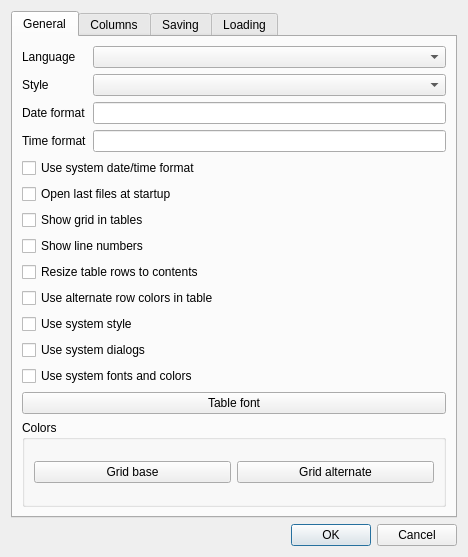
<?xml version="1.0" encoding="UTF-8"?>
<ui version="4.0">
 <class>SettingsDialog</class>
 <widget class="QDialog" name="SettingsDialog">
  <property name="geometry">
   <rect>
    <x>0</x>
    <y>0</y>
    <width>468</width>
    <height>557</height>
   </rect>
  </property>
  <property name="windowTitle">
   <string>Settings</string>
  </property>
  <layout class="QVBoxLayout" name="verticalLayout_2">
   <item>
    <widget class="QTabWidget" name="tabWidget">
     <property name="currentIndex">
      <number>0</number>
     </property>
     <widget class="QWidget" name="tabGeneral">
      <attribute name="title">
       <string>General</string>
      </attribute>
      <layout class="QVBoxLayout" name="verticalLayout">
       <item>
        <layout class="QGridLayout" name="gridLayout_2">

         <item row="0" column="0">
          <widget class="QLabel" name="lbLanguage">
           <property name="text">
            <string>Language</string>
           </property>
          </widget>
         </item>
         <item row="0" column="1">
          <widget class="QComboBox" name="cbLanguage"/>
         </item>
         <item row="1" column="0">
          <widget class="QLabel" name="lbStyle">
           <property name="text">
            <string>Style</string>
           </property>
          </widget>
         </item>
         <item row="1" column="1">
          <widget class="QComboBox" name="cbStyle"/>
         </item>
         <item row="2" column="0">
          <widget class="QLabel" name="lbDateFormat">
           <property name="text">
            <string>Date format</string>
           </property>
          </widget>
         </item>
         <item row="2" column="1">
          <widget class="QLineEdit" name="leDateFormat"/>
         </item>
         <item row="3" column="0">
          <widget class="QLabel" name="lbTimeFormat">
           <property name="text">
            <string>Time format</string>
           </property>
          </widget>
         </item>
         <item row="3" column="1">
          <widget class="QLineEdit" name="leTimeFormat"/>
         </item>
        </layout>
       </item>
       <item>
        <widget class="QCheckBox" name="cbUseSystemDateTimeFormat">
         <property name="text">
          <string>Use system date/time format</string>
         </property>
        </widget>
       </item>
       <item>
        <widget class="QCheckBox" name="cbOpenLastFilesAtStartup">
         <property name="text">
          <string>Open last files at startup</string>
         </property>
        </widget>
       </item>
       <item>
        <widget class="QCheckBox" name="cbShowTableGrid">
         <property name="text">
          <string>Show grid in tables</string>
         </property>
        </widget>
       </item>
       <item>
        <widget class="QCheckBox" name="cbShowLineNumbers">
         <property name="text">
          <string>Show line numbers</string>
         </property>
        </widget>
       </item>
       <item>
        <widget class="QCheckBox" name="cbResizeTableRowsToContents">
         <property name="text">
          <string>Resize table rows to contents</string>
         </property>
        </widget>
       </item>
       <item>
        <widget class="QCheckBox" name="cbUseTableAlternateColors">
         <property name="text">
          <string>Use alternate row colors in table</string>
         </property>
        </widget>
       </item>
       <item>
        <widget class="QCheckBox" name="cbUseSystemStyle">
         <property name="text">
          <string>Use system style</string>
         </property>
        </widget>
       </item>
       <item>
        <widget class="QCheckBox" name="cbUseSystemDialogs">
         <property name="text">
          <string>Use system dialogs</string>
         </property>
        </widget>
       </item>
       <item>
        <widget class="QCheckBox" name="cbUseSystemFontsAndColors">
         <property name="text">
          <string>Use system fonts and colors</string>
         </property>
        </widget>
       </item>
       <item>
        <widget class="QPushButton" name="btnTableFont">
         <property name="text">
          <string>Table font</string>
         </property>
        </widget>
       </item>
       <item>
        <widget class="QGroupBox" name="gbColors">
         <property name="title">
          <string>Colors</string>
         </property>
         <layout class="QHBoxLayout" name="horizontalLayout_4">
          <item>
           <widget class="QPushButton" name="btnGridColor1">
            <property name="text">
             <string>Grid base</string>
            </property>
           </widget>
          </item>
          <item>
           <widget class="QPushButton" name="btnGridColor2">
            <property name="text">
             <string>Grid alternate</string>
            </property>
           </widget>
          </item>
         </layout>
        </widget>
       </item>
      </layout>
     </widget>
     <widget class="QWidget" name="tabColumns">
      <attribute name="title">
       <string>Columns</string>
      </attribute>
      <layout class="QGridLayout" name="gridLayout">
       <item row="0" column="0">
        <widget class="QLabel" name="lbVisibleColumns">
         <property name="text">
          <string>Visible</string>
         </property>
        </widget>
       </item>
       <item row="0" column="2">
        <widget class="QLabel" name="lbAvailableColumns">
         <property name="text">
          <string>Available</string>
         </property>
        </widget>
       </item>
       <item row="1" column="0">
        <widget class="QListWidget" name="lwVisibleColumns">
         <property name="selectionMode">
          <enum>QAbstractItemView::MultiSelection</enum>
         </property>
        </widget>
       </item>
       <item row="1" column="1">
        <layout class="QVBoxLayout" name="verticalLayout_3">
         <item>
          <widget class="QToolButton" name="btnAddCol">
           <property name="text">
            <string notr="true">&lt;</string>
           </property>
          </widget>
         </item>
         <item>
          <widget class="QToolButton" name="btnDelCol">
           <property name="text">
            <string notr="true">&gt;</string>
           </property>
          </widget>
         </item>
         <item>
          <widget class="QToolButton" name="btnUpCol">
           <property name="text">
            <string notr="true">Ʌ</string>
           </property>
          </widget>
         </item>
         <item>
          <widget class="QToolButton" name="btnDownCol">
           <property name="text">
            <string notr="true">V</string>
           </property>
          </widget>
         </item>
        </layout>
       </item>
       <item row="1" column="2">
        <widget class="QListWidget" name="lwAvailableColumns">
         <property name="selectionMode">
          <enum>QAbstractItemView::MultiSelection</enum>
         </property>
        </widget>
       </item>
      </layout>
     </widget>
     <widget class="QWidget" name="tabSaving">
      <attribute name="title">
       <string>Saving</string>
      </attribute>
      <layout class="QVBoxLayout" name="verticalLayout_6">
       <item>
        <layout class="QHBoxLayout" name="horizontalLayout">
         <item>
          <widget class="QLabel" name="lbPrefVCardVer">
           <property name="text">
            <string>Preferred vCard version</string>
           </property>
          </widget>
         </item>
         <item>
          <widget class="QComboBox" name="cbPrefVCardVer"/>
         </item>
        </layout>
       </item>
       <item>
        <widget class="QCheckBox" name="cbUseOrigVer">
         <property name="text">
          <string>Use original file version (if present)</string>
         </property>
        </widget>
       </item>
       <item>
        <widget class="QCheckBox" name="cbWriteFullNameIsEmpty">
         <property name="text">
          <string>Write full name tag if empty</string>
         </property>
        </widget>
       </item>
       <item>
        <layout class="QHBoxLayout" name="horizontalLayout_3">
         <item>
          <widget class="QLabel" name="lbDefaultCountryRules">
           <property name="text">
            <string>Default country</string>
           </property>
          </widget>
         </item>
         <item>
          <widget class="QComboBox" name="cbDefaultCountryRules"/>
         </item>
        </layout>
       </item>
       <item>
        <widget class="QLabel" name="lbDefaultCountryRules2">
         <property name="text">
          <string>(for phone number internationalization)</string>
         </property>
        </widget>
       </item>
       <item>
        <widget class="QCheckBox" name="cbSkipTimeFromDate">
         <property name="text">
          <string>Skip time from birthday and anniversaries</string>
         </property>
        </widget>
       </item>
       <item>
        <widget class="QGroupBox" name="gbNonStandardTypes">
         <property name="title">
          <string>Non-standard phone/email types</string>
         </property>
         <layout class="QVBoxLayout" name="verticalLayout_4">
          <item>
           <widget class="QCheckBox" name="cbAddXToNonStandardTypes">
            <property name="text">
             <string>Add X- to type names</string>
            </property>
           </widget>
          </item>
          <item>
           <widget class="QLabel" name="lbNonLatinTypeNamesPolicy">
            <property name="text">
             <string>Non-latin type names:</string>
            </property>
           </widget>
          </item>
          <item>
           <widget class="QRadioButton" name="rbSaveNLNSNamesAsIs">
            <property name="text">
             <string>Save as is</string>
            </property>
            <attribute name="buttonGroup">
             <string notr="true">bgNlTnPolicy</string>
            </attribute>
           </widget>
          </item>
          <item>
           <widget class="QRadioButton" name="rbReplaceNLNSNames">
            <property name="text">
             <string>Replace to default type</string>
            </property>
            <attribute name="buttonGroup">
             <string notr="true">bgNlTnPolicy</string>
            </attribute>
           </widget>
          </item>
          <item>
           <widget class="QRadioButton" name="rbXCustomizeNLNSNames">
            <property name="text">
             <string>Place to X-CUSTOM</string>
            </property>
            <attribute name="buttonGroup">
             <string notr="true">bgNlTnPolicy</string>
            </attribute>
           </widget>
          </item>
         </layout>
        </widget>
       </item>
       <item>
        <layout class="QHBoxLayout" name="horizontalLayout_6">
         <item>
          <widget class="QLabel" name="lbGroupFormat">
           <property name="text">
            <string>Tag for group save</string>
           </property>
          </widget>
         </item>
         <item>
          <widget class="QComboBox" name="cbGroupFormat"/>
         </item>
        </layout>
       </item>
       <item>
        <layout class="QHBoxLayout" name="horizontalLayout_7">
         <item>
          <widget class="QLabel" name="label">
           <property name="text">
            <string>Charset (not all formats)</string>
           </property>
          </widget>
         </item>
         <item>
          <widget class="QComboBox" name="cbCharSet">
           <property name="insertPolicy">
            <enum>QComboBox::InsertAlphabetically</enum>
           </property>
          </widget>
         </item>
        </layout>
       </item>
       <item>
        <spacer name="verticalSpacer">
         <property name="orientation">
          <enum>Qt::Vertical</enum>
         </property>
         <property name="sizeHint" stdset="0">
          <size>
           <width>20</width>
           <height>146</height>
          </size>
         </property>
        </spacer>
       </item>
      </layout>
     </widget>
     <widget class="QWidget" name="tabLoading">
      <attribute name="title">
       <string>Loading</string>
      </attribute>
      <layout class="QVBoxLayout" name="verticalLayout_5">
       <item>
        <layout class="QHBoxLayout" name="horizontalLayout_2">
         <item>
          <widget class="QLabel" name="lbDefaultEmptyPhoneType">
           <property name="text">
            <string>Default type if empty</string>
           </property>
          </widget>
         </item>
         <item>
          <widget class="QComboBox" name="cbDefaultEmptyPhoneType"/>
         </item>
        </layout>
       </item>
       <item>
        <widget class="QLabel" name="lbDefaultPhoneHint">
         <property name="text">
          <string>(many phones treat 'Voice' as 'Other')</string>
         </property>
        </widget>
       </item>
       <item>
        <widget class="QCheckBox" name="cbWarnOnMissingTypes">
         <property name="text">
          <string>Warning on missing phone types</string>
         </property>
        </widget>
       </item>
       <item>
        <widget class="QCheckBox" name="cbWarnOnNonStandardTypes">
         <property name="text">
          <string>Warning on non-standard phone types</string>
         </property>
        </widget>
       </item>
       <item>
        <widget class="QCheckBox" name="cbDebugSave">
         <property name="text">
          <string>Debug save</string>
         </property>
        </widget>
       </item>
       <item>
        <widget class="QGroupBox" name="gbVCFDirRead">
         <property name="title">
          <string>While VCF directory reading</string>
         </property>
         <layout class="QHBoxLayout" name="horizontalLayout_5">
          <item>
           <widget class="QCheckBox" name="cbReadNamesFromFileName">
            <property name="text">
             <string>Read contact names from file name</string>
            </property>
           </widget>
          </item>
         </layout>
        </widget>
       </item>
       <item>
        <spacer name="verticalSpacer_2">
         <property name="orientation">
          <enum>Qt::Vertical</enum>
         </property>
         <property name="sizeHint" stdset="0">
          <size>
           <width>20</width>
           <height>150</height>
          </size>
         </property>
        </spacer>
       </item>
      </layout>
     </widget>
    </widget>
   </item>
   <item>
    <widget class="QDialogButtonBox" name="buttonBox">
     <property name="orientation">
      <enum>Qt::Horizontal</enum>
     </property>
     <property name="standardButtons">
      <set>QDialogButtonBox::Cancel|QDialogButtonBox::Ok</set>
     </property>
    </widget>
   </item>
  </layout>
 </widget>
 <resources/>
 <connections>
  <connection>
   <sender>buttonBox</sender>
   <signal>accepted()</signal>
   <receiver>SettingsDialog</receiver>
   <slot>accept()</slot>
   <hints>
    <hint type="sourcelabel">
     <x>257</x>
     <y>290</y>
    </hint>
    <hint type="destinationlabel">
     <x>157</x>
     <y>274</y>
    </hint>
   </hints>
  </connection>
  <connection>
   <sender>buttonBox</sender>
   <signal>rejected()</signal>
   <receiver>SettingsDialog</receiver>
   <slot>reject()</slot>
   <hints>
    <hint type="sourcelabel">
     <x>325</x>
     <y>290</y>
    </hint>
    <hint type="destinationlabel">
     <x>286</x>
     <y>274</y>
    </hint>
   </hints>
  </connection>
 </connections>
 <buttongroups>
  <buttongroup name="bgNlTnPolicy"/>
 </buttongroups>
</ui>
